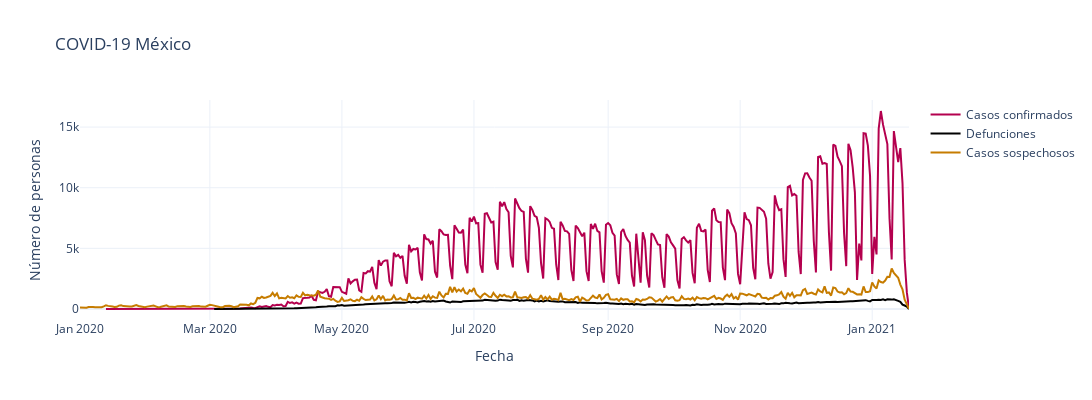

The notebook cell saved with this chart:
### Code cell
# Ploting each line in the same figure ...

# fig_2 = px.line(confirmados_por_fecha, x = "fecha_sintomas", y = "confirmados", width = 1000, height= 300,
#                  labels= dict(fecha_sintomas = "Fecha", confirmados = "Número de personas", name = "Casos confirmados"))

fig_2 = go.Figure()

fig_2.add_trace(go.Scatter(x = confirmados_por_fecha["fecha_ingreso"], y = confirmados_por_fecha["confirmados"], 
                mode = "lines",name = "Casos confirmados", line = dict(color = "#b4004e")) )
fig_2.add_trace(go.Scatter(x = defunciones_por_fecha["fecha_defuncion"], y = defunciones_por_fecha["defunciones"], 
                mode = "lines",name = "Defunciones", line = dict(color = "black") ) )
fig_2.add_trace(go.Scatter(x = sospechosos_por_fecha["fecha_sintomas"], y = sospechosos_por_fecha["sospechosos"],
                mode = "lines", name = "Casos sospechosos", line = dict(color = "#c67c00")))

fig_2.update_xaxes(showgrid = True, title = "Fecha")
fig_2.update_yaxes(showgrid = True , title = "Número de personas")
fig_2.update_layout( width = 1200, height= 400 , title = "COVID-19 México")
fig_2.show()

### Figure 1 — Plotly figure (JSON) as saved in the notebook; plotly's stock layout.template omitted (floating-point values rounded to 4 significant figures; data arrays with more than 128 entries replaced by an {"elided": "..."} marker saying what was removed)
{"data": [{"line": {"color": "#b4004e"}, "mode": "lines", "name": "Casos confirmados", "type": "scatter", "x": {"elided": "332 str values"}, "y": {"elided": "332 int values"}}, {"line": {"color": "black"}, "mode": "lines", "name": "Defunciones", "type": "scatter", "x": {"elided": "308 str values"}, "y": {"elided": "308 int values"}}, {"line": {"color": "#c67c00"}, "mode": "lines", "name": "Casos sospechosos", "type": "scatter", "x": {"elided": "384 str values"}, "y": {"elided": "384 int values"}}], "layout": {"height": 400, "title": {"text": "COVID-19 México"}, "width": 1200, "xaxis": {"showgrid": true, "title": {"text": "Fecha"}}, "yaxis": {"showgrid": true, "title": {"text": "Número de personas"}}}}
